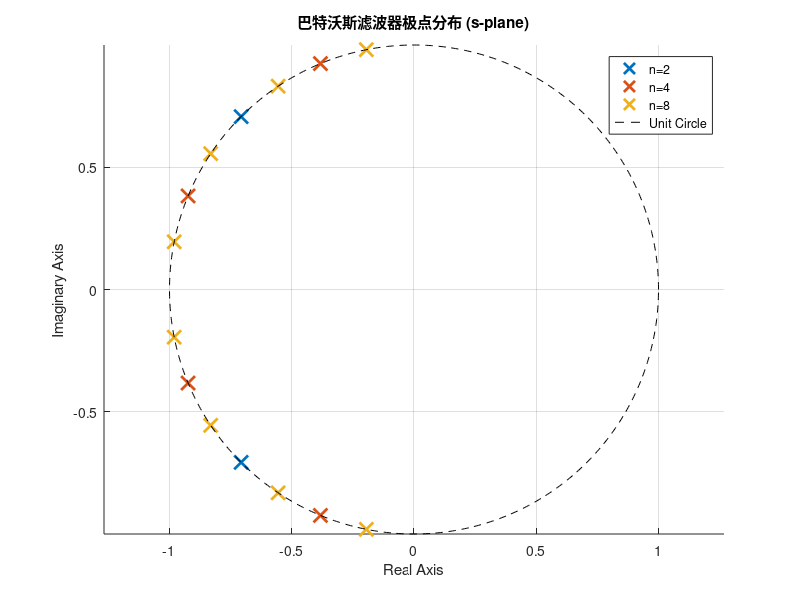
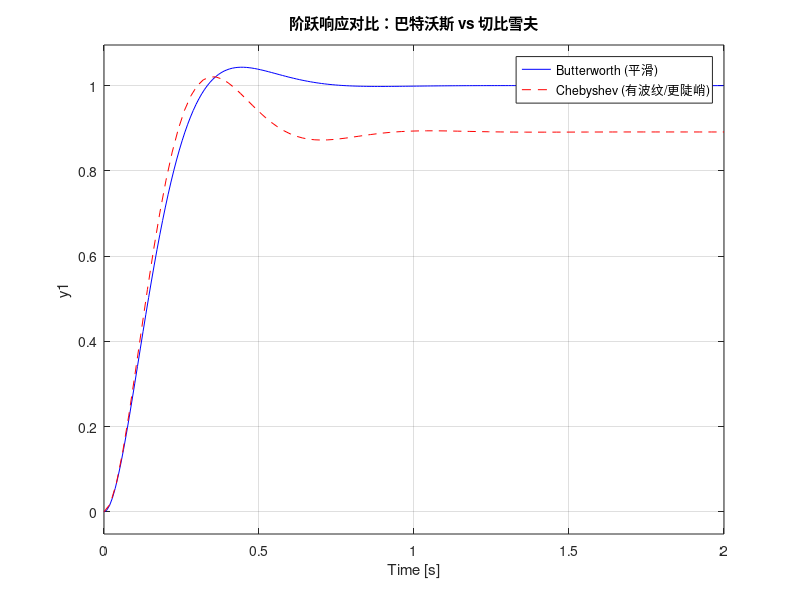
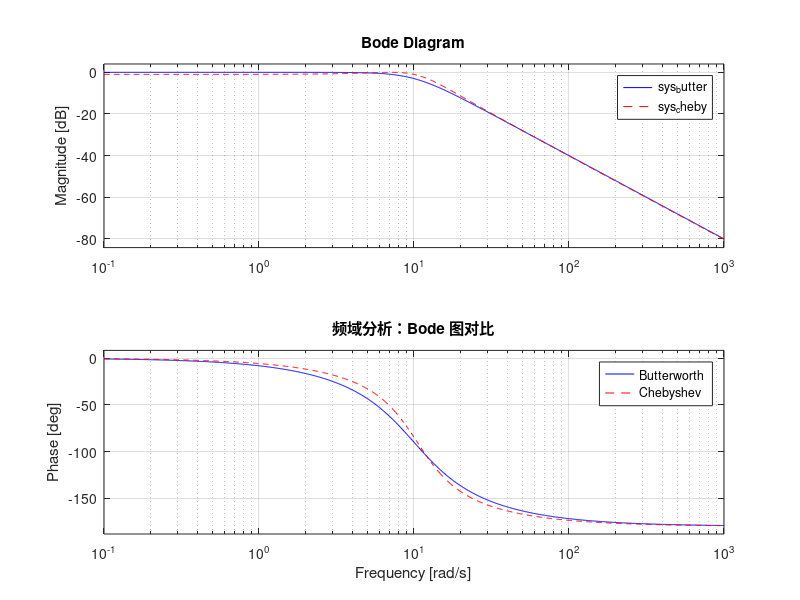

Recreate these plots in MATLAB, in order. (Note: this script raises an error after producing the figures.)
%% *一、 核心概念：什么是 Butterworth？它与低通的关系*
% _*1.低通滤波器与巴特沃斯的关系*_
% *低通 (Low-Pass)* ：滤波器功能
%% 
% * 低频信号通过，高频信号被阻断。
%% 
% *巴特沃斯(Butterworth)* ：滤波器的数学实现
%% 
% * 巴特沃斯不是低通滤波器的同义词，它是*一种特殊的逼近函数*。
% * 你可以设计“巴特沃斯低通”、“巴特沃斯高通”，甚至“巴特沃斯带通”。
% * 除了巴特沃斯，实现低通功能的还有*切比雪夫 (Chebyshev)*（允许波纹，但在截止频率处切得更狠）和*贝塞尔 (Bessel)*（强调相位线性，群延时一致）。
% _*2.为什么机器人控制偏爱巴特沃斯？*_
% 因为它的通带最大平坦特性 (Maximally Flat)。
% 
% 在机器人控制中，传感器读回来的数（比如角度$ $10^\circ$$），我们希望在滤波后，只要是低频真实信号，它依然是严格的$ $10.5^\circ$$，而不是变成$ 
% $10.5^\circ$ 或 $9.5^\circ$$（切比雪夫滤波器就会有这种波纹）。巴特沃斯保证了保真度。
%% *二、 数学原理：从幅频响应到 S 平面*
% _*1. 幅频响应 (Magnitude Response)：即能量增益与频率的关系*_
% 1930年，Stephen Butterworth 提出了这个经典公式。对于一个 $n$ 阶低通滤波器，其幅值平方为：
% 
% $$ |H(j\omega)|^2 = \frac{1}{1 + (\frac{\omega}{\omega_c})^{2n}} $$
%% 
% * $\omega$：信号频率
% * $\omega_c$：截止频率 (-3dB 点)
% * $n$：滤波器的阶数
%% 
% *观察上式，我们可以发现：*
%% 
% * 当$ $\omega \ll \omega_c$$（通带）：分母$ $\approx 1$$，增益 $$\approx 1$$（非常平坦）。
% * 当$ $\omega = \omega_c$$（截止点）：分母 $$= 2$$，增益$ $= \frac{1}{\sqrt{2}} \approx 
% 0.707$$ (即 -3dB)。
% * 当$ $\omega \gg \omega_c$$（阻带）：分母迅速增大，增益迅速衰减为 0。
%% 
% *低频分量可以有效通过这个滤波器，而高频分量则被有效抑制*
% _*2.从频域反推传递函数*_
% 利用关系式$ $s = j\omega \Rightarrow \omega = s/j$$，我们有：$$$|H(j\omega)|^2 = H(j\omega) 
% \cdot H(-j\omega)$$$将其拓展到$ $s$ $平面：
% 
% $$$$H(s)H(-s) = \frac{1}{1 + (\frac{s}{j\omega_c})^{2n}}$$$$
% 
% 为了找到$ $H(s)$ $的极点，我们要让分母为 0：
% 
% $$$$1 + (-1)^n (\frac{s}{\omega_c})^{2n} = 0$$$$
% 
% 解这个方程，我们可以发现极点$ $s_k$ $分布在一个*半径为*$ $\omega_c$$ *的圆*上：
% 
% $$ s_k = \omega_c \cdot e^{j \frac{\pi(2k + n - 1)}{2n}} \quad k = 1, 2, ..., 
% 2n $$
% 
% 为了保证系统稳定，我们只选取 $s$ 平面**左半部分 (LHP)** 的 $n$ 个极点。
% _*3.极点分布可视化与物理意义*_
% 让我们通过代码直观地看一看，随着阶数 n 的增加，极点是如何排列成一个圆的。

wc = 1; % 假设截止频率为 1 rad/s
figure; hold on; grid on; axis equal;
colors = ['r', 'g', 'b'];
orders = [2, 4, 8]; % 观察 2阶, 4阶, 8阶

for i = 1:length(orders)
    n = orders(i);
    [z, p, k] = butter(n, wc, 's'); % 's' 表示设计模拟滤波器
    plot(real(p), imag(p), 'x', 'MarkerSize', 10, 'LineWidth', 2, 'DisplayName', ['n=' num2str(n)]);
end

% 画出单位圆作为参考
theta = 0:0.01:2*pi;
plot(cos(theta), sin(theta), 'k--', 'DisplayName', 'Unit Circle');

xlabel('Real Axis'); ylabel('Imaginary Axis');
title('巴特沃斯滤波器极点分布 (s-plane)');
legend show;
hold off;
%% 
% *极点位置的物理意义解析：*
%% 
% * 圆的半径 ($\omega_n$)：代表滤波器的_*带宽*_ (Bandwidth)。半径越大，截止频率越高，系统反应越快，但对高频噪声抑制能力变差
% * 实部距离 ($\sigma$)：代表信号的_*衰减速度*_。极点离虚轴越远（越靠左），瞬态响应消失得越快（收敛快，对外界不敏感）
% * 角度 ($\theta$)：代表_*阻尼比*_ ($\zeta$) 。极点越靠近虚轴（角度接近 $90^\circ$），阻尼比越小，系统震荡越剧烈（对外界敏感）
%% 
% 巴特沃斯的设计精髓在于：它把极点均匀排布在圆上，从而在响应速度和平稳性之间达成了一种优雅的数学平衡。
%% *三、 经典案例：二阶巴特沃斯滤波器*
% _*1.S域分析*_
% 根据公式，极点间隔$ $90^\circ$ ($\pi/2$)$，且关于实轴对称，落在左半平面。角度分别为$ $135^\circ$ 和 $225^\circ$ 
% (即 $-135^\circ$)$。
% 
% $$$$s_{1,2} = \omega_c (\cos 135^\circ \pm j \sin 135^\circ) = \omega_c (-\frac{\sqrt{2}}{2} 
% \pm j \frac{\sqrt{2}}{2})$$$$
% 
% 这是控制中最常见的情况 ($n=2$)。 极点角度分别为 $135^\circ$ 和 $225^\circ$。
% 
% 其传递函数形式为：
% 
% $$ H(s) = \frac{\omega_c^2}{s^2 + \sqrt{2}\omega_c s + \omega_c^2} $$
% 
% 分子之所以是$ $\omega_c^2$$，仅仅是为了*抵消分母中的常数项*，从而保证在频率为 0 时，分母和分子相等，增益为 1。可以看出标准的巴特沃斯滤波器低通滤波器是*全极点滤波器 
% (All-pole filter)*
% 
% 回忆《自动控制原理》中的标准二阶系统：
% 
% $$ G(s) = \frac{\omega_n^2}{s^2 + 2\zeta\omega_n s + \omega_n^2} $$
% 
% 核心结论： 二阶巴特沃斯滤波器的阻尼比为：
% 
% $$ \zeta = \frac{\sqrt{2}}{2} \approx 0.707 $$
% 
% 在控制工程中，$$\zeta = 0.707$$ 被称为**工程最佳阻尼比**。这意味着它在阶跃响应中， 既没有过大的超调（约 4%），又能最快地达到稳态。这就是为什么巴特沃斯滤波器在物理上表现为：*把噪声滤得很干净，且对原始信号的动态性能破坏最小*
% _*2.阶跃响应验证与Bode图*_
% 我们来验证一下 0.707 阻尼比的特性。我们将对比巴特沃斯滤波器和切比雪夫滤波器对阶跃信号的响应。

wc = 10; % 截止频率 10 rad/s

% 设计二阶巴特沃斯
[num_b, den_b] = butter(2, wc, 's');
sys_butter = tf(num_b, den_b);

% 设计二阶切比雪夫 (允许 1dB 波纹)
[num_c, den_c] = cheby1(2, 1, wc, 's');
sys_cheby = tf(num_c, den_c);

% 绘图对比
figure;
step(sys_butter, 'b', sys_cheby, 'r--');
legend('Butterworth (平滑)', 'Chebyshev (有波纹/更陡峭)');
title('阶跃响应对比：巴特沃斯 vs 切比雪夫');
grid on;    

figure;
bode(sys_butter, 'b', sys_cheby, 'r--');
grid on;
legend('Butterworth', 'Chebyshev');
title('频域分析：Bode 图对比');
% _*3.巴特沃斯滤波器的阶数*_
% _阶数越高，滤波越干净，但信号迟到越久_
% 
% 每增加 1 个阶数（增加 1 个极点），高频信号的衰减速度增加 -20dB/dec（即频率每翻10倍，噪声能量多衰减100倍）。
%% 
% * *2阶*：-40dB/dec（噪声衰减 100倍）
% * *10阶*：-200dB/dec（噪声衰减 10,000,000,000倍）
%% 
% 但是这也在时域上带来了滞后，每一个极点，最大会贡献$ $-90^\circ$ $的相位滞后。
%% 
% * 1阶：滞后$ $90^\circ$$。
% * 2阶：滞后$ $180^\circ$$（反相）
% * 10阶：滞后 $$900^\circ$$
%% 
% 在物理世界里，每一个极点通常对应一个*独立的能量存储元件*（电容、电感、弹簧、质量块）。*在巴特沃斯滤波器中*，这 N 个极点不是简单地串联（那样效果不好），而是通过数学上的精心排列（都在圆上），让它们互相配合，达成“合力最大化”。

% 我们对比 2阶 (Low Order) 和 8阶 (High Order) 巴特沃斯滤波器的表现。

wc = 10; % 截止频率 10 rad/s

% 1. 设计滤波器
[num2, den2] = butter(2, wc, 's');
sys2 = tf(num2, den2);

[num8, den8] = butter(8, wc, 's');
sys8 = tf(num8, den8);

% 2. 频域对比 (Bode 图) - 看“屠龙刀”的效果
figure;
bode(sys2, 'b', sys8, 'r');
grid on;
legend('2阶 (刀法温和)', '8阶 (刀法犀利)');
title('频域对比：阶数越高，高频衰减越狠');
% 注意看 Magnitude 图：红色线在高频部分垂直下降，像悬崖一样。
% 注意看 Phase 图：红色线的相位滞后极其严重（往下掉得深）。

% 3. 时域对比 (Step Response) - 看“延迟”的代价
figure;
step(sys2, 'b', sys8, 'r');
grid on;
legend('2阶 (反应快)', '8阶 (反应慢)');
title('时域对比：阶数越高，延迟越大');
% 观察：
% 蓝色线 (2阶)：迅速上升，稍微有点超调，很快稳定。
% 红色线 (8阶)：前面有一段平的（死区时间），信号好像“愣”了一会儿才反应过来，上升较慢。
% _*4.特性对比*_
%% 
% * 巴特沃斯 (Butterworth)： 通带最平坦 (无波纹)，阻尼比 0.707 (二阶时)，瞬态响应好。 *应用*：控制反馈回路、音频处理。
% * 切比雪夫 (Chebyshev)： 通带或阻带有波纹，幅频特性下降得更陡峭（滤除非线性更强）。*应用*：只关心频率分离，不关心波形失真的场景。
% * 贝塞尔 (Bessel)： * 群延时最平坦（线性相位）。*应用*：高速通信、脉冲信号处理。
%% *四、数字化实现*
% 理解了模拟原理 $H(s)$ 后，在机器人单片机中，我们需要将其转化为差分方程。 常用的方法是双线性变换 (Bilinear Transform)。 
% 我们的任务是：将连续传递函数 $H(s)$ 转换为离散传递函数 $H(z)$，最终推导出差分方程。
% _*1. 核心工具：双线性变换 (Bilinear Transform / Tustin's Method)*_
% 在控制工程中，最常用的离散化方法是 **Tustin 变换**。
% 
% *原理*：利用梯形公式来近似积分。 *数学代换*：
% 
% $$ s = \frac{2}{T_s} \frac{1 - z^{-1}}{1 + z^{-1}} $$
%% 
% * $T_s$：采样时间 (Sampling Time)。
% * $z^{-1}$：代表“延迟一拍”，即上一次的数据。
%% 
% *为什么要用 Tustin？* 相比于简单的欧拉法，Tustin 变换能更好地保持系统的稳定性，且会将左半平面的极点精确映射到单位圆内。
% _2. MATLAB 实战：将二阶巴特沃斯离散化_
% 假设我们要设计一个截止频率为 10Hz 的滤波器，系统采样频率为 1000Hz。

% --- 步骤 A: 定义模拟系统 ---
Fc = 10;                % 截止频率 10Hz
Wc = 2 * pi * Fc;       % 转化为角频率 (rad/s)
[b_s, a_s] = butter(2, Wc, 's'); % 得到模拟系数
sys_analog = tf(b_s, a_s);

% --- 步骤 B: 定义采样时间 ---
Fs = 1000;              % 采样频率 1000Hz (机器人控制常用)
Ts = 1 / Fs;            % 采样周期 0.001s

% --- 步骤 C: 进行 c2d (Continuous to Discrete) 转换 ---
% 使用 'tustin' 方法
sys_digital = c2d(sys_analog, Ts, 'tustin');

% 显示离散传递函数
disp('离散传递函数 H(z):');
disp(sys_digital);
% _3. 验证：模拟 vs 数字_
% 我们必须确认离散化后的系统行为是否和原来的模拟系统一致。 重点观察：数字系统会有轻微的延迟，但在低频段应完美重合。

figure;
step(sys_analog, 'b', sys_digital, 'r--');
legend('模拟原型 (连续)', '数字实现 (离散)');
title(['阶跃响应对比 (Fs = ' num2str(Fs) ' Hz)']);
grid on;
% 尝试把上面的 Fs 改成 50Hz (只比 10Hz 快5倍)，你会发现红色线开始走样了。
% 这就是为什么采样频率通常要是带宽的 10-20 倍以上。
% _4. 终极目标：推导差分方程 (Difference Equation)_
% 单片机看不懂 H(z)，它需要的是类似 y = a*x + b*y_old 的代码。
% 
% 离散传递函数的通用形式为：
% 
% $$ H(z) = \frac{Y(z)}{X(z)} = \frac{b_0 + b_1 z^{-1} + b_2 z^{-2}}{1 + a_1 
% z^{-1} + a_2 z^{-2}} $$
%% 
% * $Y(z)$：输出（滤波后的值）
% * $X(z)$：输入（传感器原始读数）
%% 
% 交叉相乘展开： 
% 
% $$$ Y(z) (1 + a_1 z^{-1} + a_2 z^{-2}) = X(z) (b_0 + b_1 z^{-1} + b_2 z^{-2}) 
% $$$
% 
% 转换回时域 ($z^{-k}$ 意味着 $y[n-k]$)： 
% 
% $$$ y[n] + a_1 y[n-1] + a_2 y[n-2] = b_0 x[n] + b_1 x[n-1] + b_2 x[n-2] $$$
% 
% 移项得到最终的可编程公式：
% 
% $$ y[n] = b_0 x[n] + b_1 x[n-1] + b_2 x[n-2] - a_1 y[n-1] - a_2 y[n-2] $$
% _*5. C 语言代码实现*_
% |/* ===================================================================|
% 
% |* 模块名称: Dynamic Butterworth Filter (2nd Order)|
% 
% |* 功能: 支持在单片机运行过程中动态修改截止频率 (Fc) 和采样率 (Fs)|
% 
% |* 依赖: <math.h> (需要 tanf, sqrtf)|
% 
% |* =================================================================== */|
% 
% |#include <math.h>|
% 
% 
% 
% |// 兼容性定义：防止部分编译器缺少 M_PI|
% 
% |#ifndef M_PI|
% 
% |#define M_PI 3.14159265358979323846f|
% 
% |#endif|
% 
% 
% 
% |// [1] 滤波器对象结构体|
% 
% |typedef struct {|
% 
% |// --- 系数 (由 Init 函数自动计算) ---|
% 
% |float b0, b1, b2;|
% 
% |float a1, a2;|
% 
% 
% 
% |// --- 历史状态 (用于差分方程) ---|
% 
% |float x1, x2; // 输入的历史 (x[n-1], x[n-2])|
% 
% |float y1, y2; // 输出的历史 (y[n-1], y[n-2])|
% 
% |} Butter2nd;|
% 
% 
% 
% |// [2] 初始化/重置函数|
% 
% |// 功能: 根据 Fc 和 Fs 计算二阶巴特沃斯系数 (使用双线性变换+预畸变)|
% 
% |void butter2nd_init(Butter2nd *filter, float fc_hz, float fs_hz) {|
% 
% |// 安全检查: 截止频率不得超过采样率的一半|
% 
% |if (fc_hz >= fs_hz / 2.0f) {|
% 
% |fc_hz = fs_hz * 0.45f; // 强制限制为 0.45 倍作为保护|
% 
% |}|
% 
% 
% 
% |// --- 核心算法: 预畸变双线性变换 ---|
% 
% |// 1. 计算 lambda = 1 / tan(pi * fc / fs)|
% 
% |float lambda = 1.0f / tanf(M_PI * fc_hz / fs_hz);|
% 
% 
% 
% |// 2. 计算分母公共项 D = lambda^2 + sqrt(2)*lambda + 1|
% 
% |float sqrt2 = 1.41421356f;|
% 
% |float D = (lambda * lambda) + (sqrt2 * lambda) + 1.0f;|
% 
% 
% 
% |// 3. 计算离散系数|
% 
% |filter->b0 = 1.0f / D;|
% 
% |filter->b1 = 2.0f * filter->b0;|
% 
% |filter->b2 = filter->b0;|
% 
% 
% 
% |filter->a1 = 2.0f * (1.0f - lambda * lambda) / D;|
% 
% |filter->a2 = (1.0f - sqrt2 * lambda + lambda * lambda) / D;|
% 
% 
% 
% |// 4. 清空历史状态 (防止参数突变导致输出跳变)|
% 
% |filter->x1 = 0.0f; filter->x2 = 0.0f;|
% 
% |filter->y1 = 0.0f; filter->y2 = 0.0f;|
% 
% |}|
% 
% 
% 
% |// [3] 实时滤波函数 (放入定时器中断或控制环路)|
% 
% |float butter2nd_apply(Butter2nd *filter, float input) {|
% 
% |// 差分方程: y[n] = b0*x + b1*x1 + ... - a1*y1 - ...|
% 
% |float output = filter->b0 * input| 
% 
% |+ filter->b1 * filter->x1| 
% 
% |+ filter->b2 * filter->x2| 
% 
% |- filter->a1 * filter->y1| 
% 
% |- filter->a2 * filter->y2;|
% 
% 
% 
% |// 更新历史状态 (移位)|
% 
% |filter->x2 = filter->x1;|
% 
% |filter->x1 = input;|
% 
% |filter->y2 = filter->y1;|
% 
% |filter->y1 = output;|
% 
% 
% 
% |return output;|
% 
% |}|
% 
% 
% 
% 
% 
% _*笔者：卢俊烨*_
% _*日期：2025.12.02*_
% _*https://github.com/yagami-light7*_